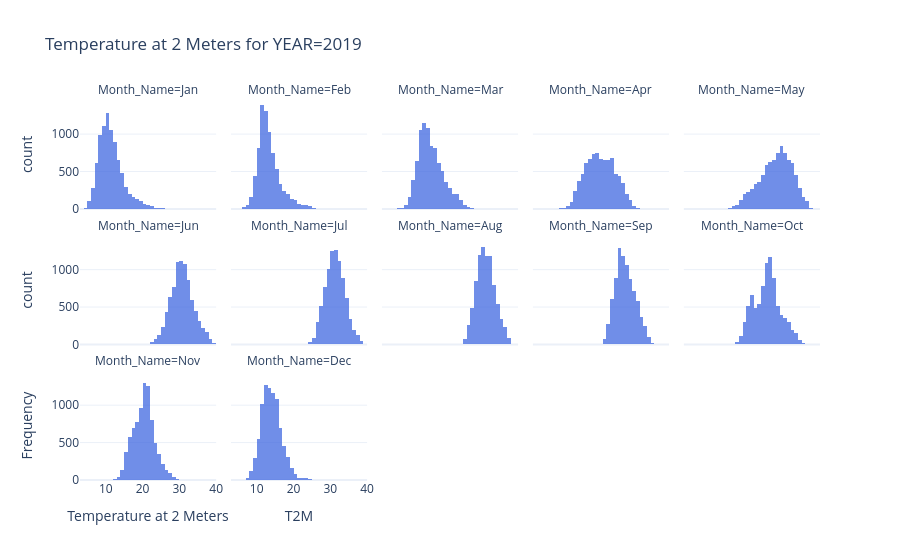
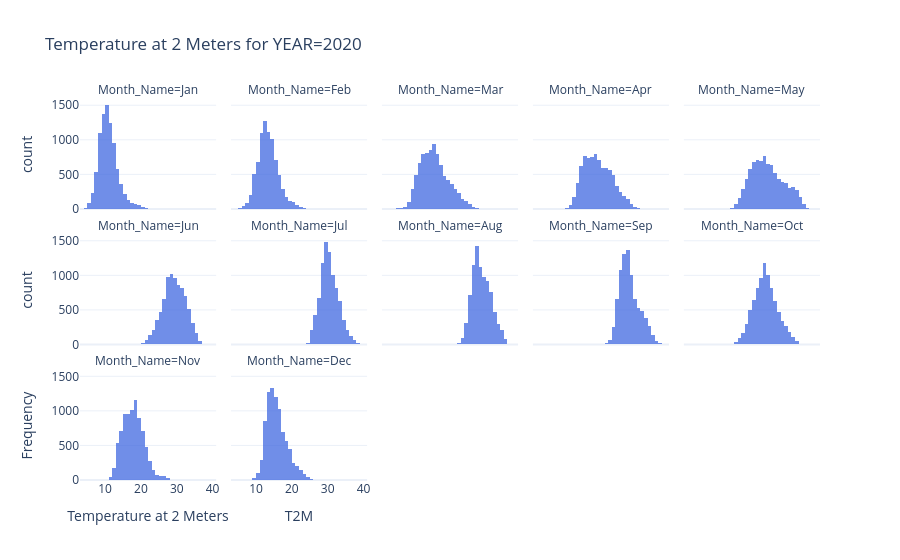
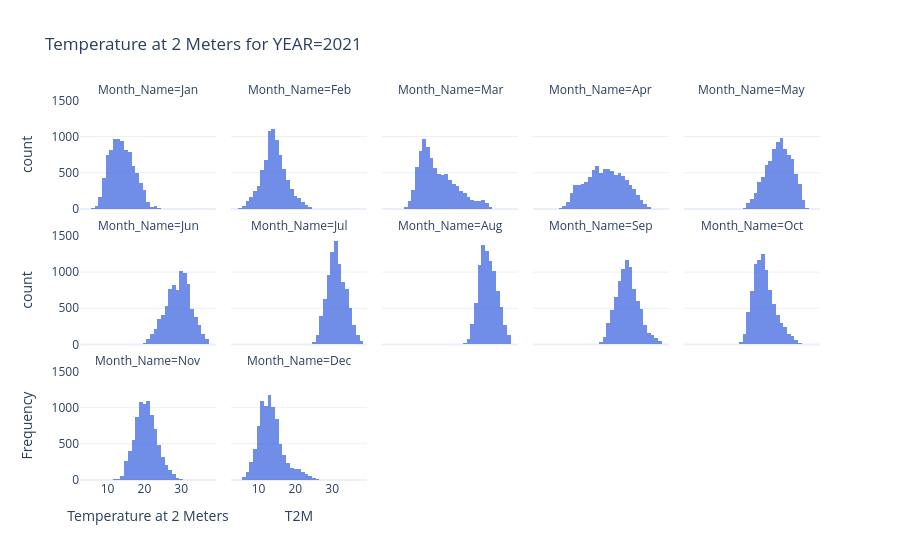
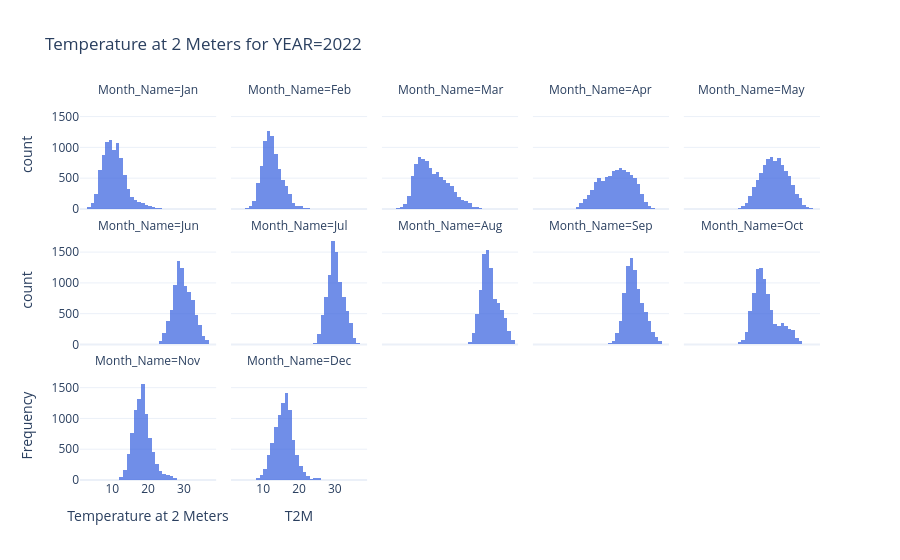

The notebook cell these images were saved under, in order:
### Code cell
for YEAR in df["YEAR"].unique():
    dff = df[df["YEAR"] == YEAR]  

    fig = px.histogram(dff, 
                       x=attribute, 
                       nbins=50,#50  
                       facet_col="Month_Name", 
                       facet_col_wrap=5,  # Wrap into rows of 3 columns
                       title=f"{Att_Name} for YEAR={YEAR}",  
                       labels={f"{Att_Name}": f"{Att_Name}", "count": "Frequency"},
                       color_discrete_sequence=["royalblue"],  
                       opacity=0.75,  
                      )

    fig.update_layout(
        template="plotly_white",
        xaxis_title=Att_Name,
        yaxis_title="Frequency",
        hovermode="x unified"
    )

    fig.show()
    fig.write_html(f"resources/{attribute}/histogram_{Att_Name}_byMonth_Year{YEAR}.html")
